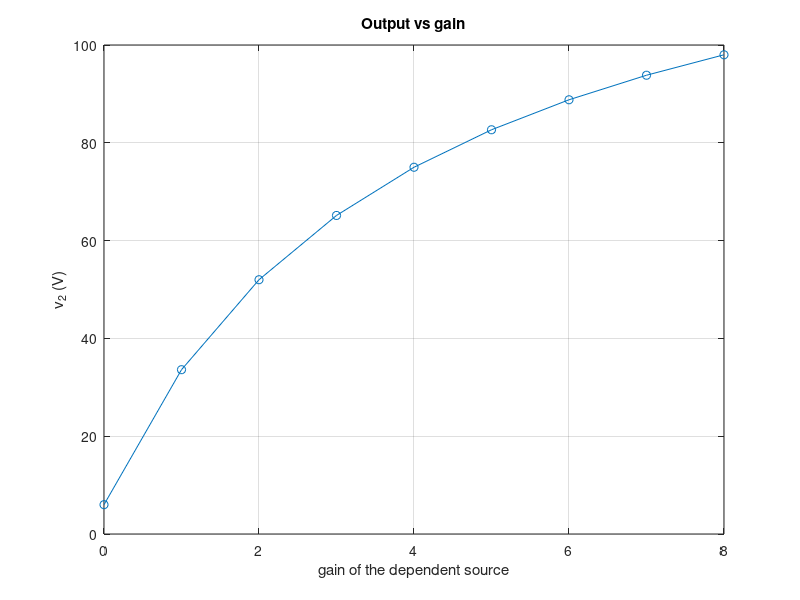

Write the MATLAB code that produced this figure.
% Circuits 1 — The Node-Voltage Method and Dependent Sources
%title: Nodal Analysis with a Dependent Source
%ar-title: جهود العقد مع مصدر تابع
%lesson: c1-techniques-2
%course: circuits-1

%% Substitute the constraint into the equations
%ar: القيد ix = (24 − v1)/6. نعوّضه في معادلة v2: (v2 − v1)/10 − 4(24 − v1)/6 = 0. هكذا يبقى مجهولان فقط.
%ar: العقدة v1: v1(1/6 + 1/2 + 1/10) − v2/10 = 24/6. العقدة v2: v1(−1/10 + 4/6) + v2/10 = 4·24/6.
A = [1/6 + 1/2 + 1/10, -1/10
     -1/10 + 4/6,       1/10];
b = [24/6; 4*24/6];
v = A \ b;
ix = (24 - v(1))/6;
fprintf('v1 = %g V, v2 = %g V, ix = %g A\n', v, ix)

%% The matrix is no longer symmetric
%ar: المصدر التابع يكسر تماثل المصفوفة. لهذا لا نكتبها «بالنظر» كما في الدرس السابق، بل من المعادلات.
fprintf('symmetric? %d\n', isequal(A, A'))

%% Keep ix as a third unknown instead
%ar: طريقة أسهل للبرمجة: نترك ix مجهولًا ثالثًا ونضيف معادلة القيد صفًا. النتيجة نفسها.
A3 = [1/6 + 1/2 + 1/10, -1/10, 0
      -1/10,              1/10, -4
      1/6,                0,     1];
b3 = [24/6; 0; 24/6];
x = A3 \ b3;
fprintf('v1 = %g, v2 = %g, ix = %g\n', x)

%%! Project idea: an amplifier model
%ar: المصدر التابع هو نموذج الترانزستور والمكبر. غيّر الكسب (4 في المثال) وارسم v2: الخرج يكبر خطيًا مع الكسب. هذه بداية مشروع «تصميم مكبر بسيط».
k = 0:1:8; v2 = zeros(size(k));
for n = 1:numel(k)
    A3(2,3) = -k(n); s = A3 \ b3; v2(n) = s(2);
end
plot(k, v2, '-o'); grid on; xlabel('gain of the dependent source'); ylabel('v_2 (V)'); title('Output vs gain')
